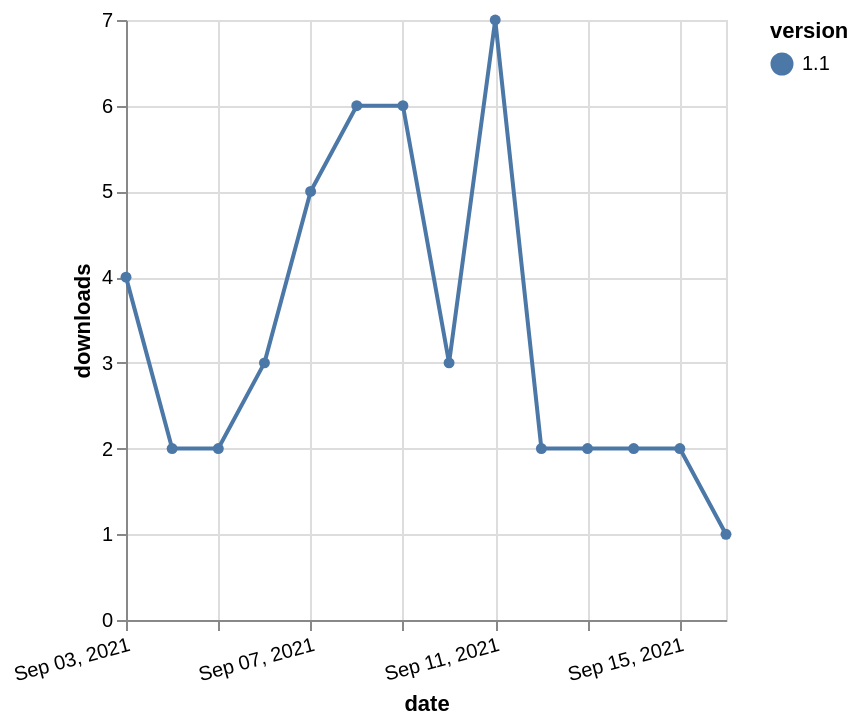

Vega-Lite specification for this chart:
### Vega-Lite specification from a JSON file in a GitHub repository (floating-point values rounded to 4 significant figures)
{"$schema": "https://vega.github.io/schema/vega-lite/v5.json", "description": "A simple bar chart with embedded data.", "data": {"values": [{"date": "2021-09-03", "total": 2262, "delta": 4, "version": "1.1"}, {"date": "2021-09-04", "total": 2264, "delta": 2, "version": "1.1"}, {"date": "2021-09-05", "total": 2266, "delta": 2, "version": "1.1"}, {"date": "2021-09-06", "total": 2269, "delta": 3, "version": "1.1"}, {"date": "2021-09-07", "total": 2274, "delta": 5, "version": "1.1"}, {"date": "2021-09-08", "total": 2280, "delta": 6, "version": "1.1"}, {"date": "2021-09-09", "total": 2286, "delta": 6, "version": "1.1"}, {"date": "2021-09-10", "total": 2289, "delta": 3, "version": "1.1"}, {"date": "2021-09-11", "total": 2296, "delta": 7, "version": "1.1"}, {"date": "2021-09-12", "total": 2298, "delta": 2, "version": "1.1"}, {"date": "2021-09-13", "total": 2300, "delta": 2, "version": "1.1"}, {"date": "2021-09-14", "total": 2302, "delta": 2, "version": "1.1"}, {"date": "2021-09-15", "total": 2304, "delta": 2, "version": "1.1"}, {"date": "2021-09-16", "total": 2305, "delta": 1, "version": "1.1"}]}, "width": "container", "mark": {"type": "line", "point": {"filled": true}}, "encoding": {"x": {"field": "date", "type": "temporal", "timeUnit": "yearmonthdate", "title": "date", "axis": {"labelAngle": -15}}, "y": {"field": "delta", "type": "quantitative", "title": "downloads"}, "color": {"field": "version", "type": "nominal"}, "tooltip": {"field": "delta"}}}
